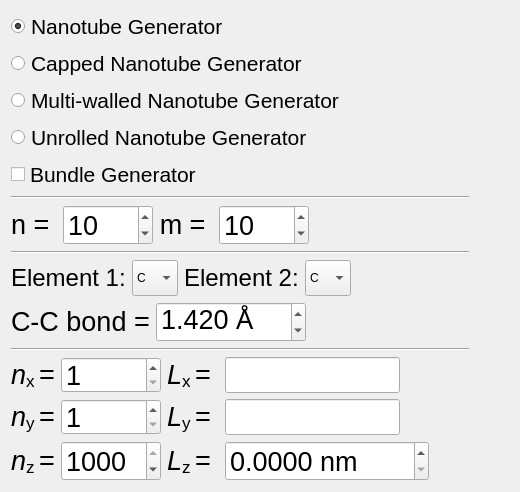
        <widget class="QWidget" name="nanotube_generator_tabWidget">
         <attribute name="title">
          <string>Nanotubes</string>
         </attribute>
         <layout class="QVBoxLayout" name="verticalLayout_6">
          <item>
           <layout class="QHBoxLayout" name="horizontalLayout_23">
            <item>
             <layout class="QVBoxLayout" name="verticalLayout">
              <item>
               <layout class="QVBoxLayout" name="verticalLayout_2">
                <item>
                 <widget class="QRadioButton" name="nanotube_generator_radioButton">
                  <property name="font">
                   <font>
                    <pointsize>16</pointsize>
                   </font>
                  </property>
                  <property name="text">
                   <string>Nanotube Generator</string>
                  </property>
                  <property name="checked">
                   <bool>true</bool>
                  </property>
                  <attribute name="buttonGroup">
                   <string notr="true">nanotube_generator_buttonGroup</string>
                  </attribute>
                 </widget>
                </item>
                <item>
                 <widget class="QRadioButton" name="capped_nanotube_generator_radioButton">
                  <property name="font">
                   <font>
                    <pointsize>16</pointsize>
                   </font>
                  </property>
                  <property name="text">
                   <string>Capped Nanotube Generator</string>
                  </property>
                  <property name="checkable">
                   <bool>false</bool>
                  </property>
                  <attribute name="buttonGroup">
                   <string notr="true">nanotube_generator_buttonGroup</string>
                  </attribute>
                 </widget>
                </item>
                <item>
                 <widget class="QRadioButton" name="mwnt_generator_radioButton">
                  <property name="font">
                   <font>
                    <pointsize>16</pointsize>
                   </font>
                  </property>
                  <property name="text">
                   <string>Multi-walled Nanotube Generator</string>
                  </property>
                  <attribute name="buttonGroup">
                   <string notr="true">nanotube_generator_buttonGroup</string>
                  </attribute>
                 </widget>
                </item>
                <item>
                 <widget class="QRadioButton" name="unrolled_nanotube_generator_radioButton">
                  <property name="font">
                   <font>
                    <pointsize>16</pointsize>
                   </font>
                  </property>
                  <property name="text">
                   <string>Unrolled Nanotube Generator</string>
                  </property>
                  <attribute name="buttonGroup">
                   <string notr="true">nanotube_generator_buttonGroup</string>
                  </attribute>
                 </widget>
                </item>
                <item>
                 <widget class="QCheckBox" name="bundle_generator_checkBox">
                  <property name="font">
                   <font>
                    <pointsize>16</pointsize>
                   </font>
                  </property>
                  <property name="text">
                   <string>Bundle Generator</string>
                  </property>
                  <property name="checkable">
                   <bool>true</bool>
                  </property>
                 </widget>
                </item>
               </layout>
              </item>
              <item>
               <widget class="Line" name="line">
                <property name="orientation">
                 <enum>Qt::Horizontal</enum>
                </property>
               </widget>
              </item>
              <item>
               <layout class="QHBoxLayout" name="horizontalLayout_13">
                <item>
                 <layout class="QHBoxLayout" name="horizontalLayout_3">
                  <item>
                   <layout class="QHBoxLayout" name="horizontalLayout_2">
                    <item>
                     <widget class="QLabel" name="label_7">
                      <property name="font">
                       <font>
                        <family>Arial</family>
                        <pointsize>20</pointsize>
                       </font>
                      </property>
                      <property name="text">
                       <string>&lt;html&gt;&lt;head/&gt;&lt;body&gt;&lt;p align=&quot;right&quot;&gt;n = &lt;/p&gt;&lt;/body&gt;&lt;/html&gt;</string>
                      </property>
                     </widget>
                    </item>
                    <item>
                     <widget class="QSpinBox" name="n_spinBox">
                      <property name="minimumSize">
                       <size>
                        <width>90</width>
                        <height>36</height>
                       </size>
                      </property>
                      <property name="font">
                       <font>
                        <family>Arial</family>
                        <pointsize>20</pointsize>
                       </font>
                      </property>
                      <property name="maximum">
                       <number>100</number>
                      </property>
                      <property name="value">
                       <number>10</number>
                      </property>
                     </widget>
                    </item>
                   </layout>
                  </item>
                  <item>
                   <layout class="QHBoxLayout" name="horizontalLayout">
                    <item>
                     <widget class="QLabel" name="label_14">
                      <property name="font">
                       <font>
                        <family>Arial</family>
                        <pointsize>20</pointsize>
                       </font>
                      </property>
                      <property name="text">
                       <string>&lt;html&gt;&lt;head/&gt;&lt;body&gt;&lt;p align=&quot;right&quot;&gt;m = &lt;/p&gt;&lt;/body&gt;&lt;/html&gt;</string>
                      </property>
                     </widget>
                    </item>
                    <item>
                     <widget class="QSpinBox" name="m_spinBox">
                      <property name="minimumSize">
                       <size>
                        <width>90</width>
                        <height>36</height>
                       </size>
                      </property>
                      <property name="font">
                       <font>
                        <family>Arial</family>
                        <pointsize>20</pointsize>
                       </font>
                      </property>
                      <property name="maximum">
                       <number>100</number>
                      </property>
                      <property name="value">
                       <number>10</number>
                      </property>
                     </widget>
                    </item>
                   </layout>
                  </item>
                 </layout>
                </item>
                <item>
                 <spacer name="horizontalSpacer">
                  <property name="orientation">
                   <enum>Qt::Horizontal</enum>
                  </property>
                  <property name="sizeHint" stdset="0">
                   <size>
                    <width>40</width>
                    <height>20</height>
                   </size>
                  </property>
                 </spacer>
                </item>
               </layout>
              </item>
              <item>
               <widget class="Line" name="line_2">
                <property name="orientation">
                 <enum>Qt::Horizontal</enum>
                </property>
               </widget>
              </item>
              <item>
               <layout class="QHBoxLayout" name="horizontalLayout_31">
                <item>
                 <layout class="QHBoxLayout" name="horizontalLayout_30">
                  <item>
                   <layout class="QHBoxLayout" name="horizontalLayout_29">
                    <item>
                     <widget class="QLabel" name="label_17">
                      <property name="font">
                       <font>
                        <pointsize>18</pointsize>
                       </font>
                      </property>
                      <property name="text">
                       <string>Element 1:</string>
                      </property>
                     </widget>
                    </item>
                    <item>
                     <widget class="QComboBox" name="nanotube_element1_comboBox">
                      <property name="minimumSize">
                       <size>
                        <width>0</width>
                        <height>36</height>
                       </size>
                      </property>
                      <property name="currentIndex">
                       <number>3</number>
                      </property>
                      <item>
                       <property name="text">
                        <string>H</string>
                       </property>
                      </item>
                      <item>
                       <property name="text">
                        <string>He</string>
                       </property>
                      </item>
                      <item>
                       <property name="text">
                        <string>B</string>
                       </property>
                      </item>
                      <item>
                       <property name="text">
                        <string>C</string>
                       </property>
                      </item>
                      <item>
                       <property name="text">
                        <string>N</string>
                       </property>
                      </item>
                     </widget>
                    </item>
                   </layout>
                  </item>
                  <item>
                   <layout class="QHBoxLayout" name="horizontalLayout_28">
                    <item>
                     <widget class="QLabel" name="label_18">
                      <property name="font">
                       <font>
                        <pointsize>18</pointsize>
                       </font>
                      </property>
                      <property name="text">
                       <string>Element 2:</string>
                      </property>
                     </widget>
                    </item>
                    <item>
                     <widget class="QComboBox" name="nanotube_element2_comboBox">
                      <property name="minimumSize">
                       <size>
                        <width>0</width>
                        <height>36</height>
                       </size>
                      </property>
                      <property name="currentIndex">
                       <number>3</number>
                      </property>
                      <item>
                       <property name="text">
                        <string>H</string>
                       </property>
                      </item>
                      <item>
                       <property name="text">
                        <string>He</string>
                       </property>
                      </item>
                      <item>
                       <property name="text">
                        <string>B</string>
                       </property>
                      </item>
                      <item>
                       <property name="text">
                        <string>C</string>
                       </property>
                      </item>
                      <item>
                       <property name="text">
                        <string>N</string>
                       </property>
                      </item>
                     </widget>
                    </item>
                   </layout>
                  </item>
                 </layout>
                </item>
                <item>
                 <spacer name="horizontalSpacer_8">
                  <property name="orientation">
                   <enum>Qt::Horizontal</enum>
                  </property>
                  <property name="sizeHint" stdset="0">
                   <size>
                    <width>40</width>
                    <height>20</height>
                   </size>
                  </property>
                 </spacer>
                </item>
               </layout>
              </item>
              <item>
               <layout class="QHBoxLayout" name="horizontalLayout_24">
                <item>
                 <layout class="QHBoxLayout" name="horizontalLayout_14">
                  <item>
                   <widget class="QLabel" name="nanotube_e1e2_bond_label">
                    <property name="font">
                     <font>
                      <pointsize>20</pointsize>
                     </font>
                    </property>
                    <property name="text">
                     <string>&lt;html&gt;&lt;head/&gt;&lt;body&gt;&lt;p&gt;C-C bond =&lt;/p&gt;&lt;/body&gt;&lt;/html&gt;</string>
                    </property>
                   </widget>
                  </item>
                  <item>
                   <widget class="QDoubleSpinBox" name="nanotube_bond_doubleSpinBox">
                    <property name="sizePolicy">
                     <sizepolicy hsizetype="Expanding" vsizetype="Fixed">
                      <horstretch>0</horstretch>
                      <verstretch>0</verstretch>
                     </sizepolicy>
                    </property>
                    <property name="minimumSize">
                     <size>
                      <width>150</width>
                      <height>36</height>
                     </size>
                    </property>
                    <property name="font">
                     <font>
                      <pointsize>20</pointsize>
                     </font>
                    </property>
                    <property name="inputMethodHints">
                     <set>Qt::ImhFormattedNumbersOnly</set>
                    </property>
                    <property name="readOnly">
                     <bool>false</bool>
                    </property>
                    <property name="suffix">
                     <string> Å</string>
                    </property>
                    <property name="decimals">
                     <number>3</number>
                    </property>
                    <property name="minimum">
                     <double>0.500000000000000</double>
                    </property>
                    <property name="maximum">
                     <double>10.000000000000000</double>
                    </property>
                    <property name="singleStep">
                     <double>0.010000000000000</double>
                    </property>
                    <property name="value">
                     <double>1.420000000000000</double>
                    </property>
                   </widget>
                  </item>
                 </layout>
                </item>
                <item>
                 <spacer name="horizontalSpacer_6">
                  <property name="orientation">
                   <enum>Qt::Horizontal</enum>
                  </property>
                  <property name="sizeHint" stdset="0">
                   <size>
                    <width>40</width>
                    <height>20</height>
                   </size>
                  </property>
                 </spacer>
                </item>
               </layout>
              </item>
              <item>
               <widget class="Line" name="line_8">
                <property name="orientation">
                 <enum>Qt::Horizontal</enum>
                </property>
               </widget>
              </item>
              <item>
               <layout class="QHBoxLayout" name="horizontalLayout_11">
                <item>
                 <layout class="QHBoxLayout" name="horizontalLayout_4">
                  <item>
                   <widget class="QLabel" name="label">
                    <property name="font">
                     <font>
                      <pointsize>20</pointsize>
                     </font>
                    </property>
                    <property name="text">
                     <string>&lt;html&gt;&lt;head/&gt;&lt;body&gt;&lt;p&gt;&lt;span style=&quot; font-style:italic;&quot;&gt;n&lt;/span&gt;&lt;span style=&quot; vertical-align:sub;&quot;&gt;x &lt;/span&gt;=&lt;/p&gt;&lt;/body&gt;&lt;/html&gt;</string>
                    </property>
                   </widget>
                  </item>
                  <item>
                   <widget class="QSpinBox" name="nx_spinBox">
                    <property name="sizePolicy">
                     <sizepolicy hsizetype="MinimumExpanding" vsizetype="Fixed">
                      <horstretch>0</horstretch>
                      <verstretch>0</verstretch>
                     </sizepolicy>
                    </property>
                    <property name="minimumSize">
                     <size>
                      <width>100</width>
                      <height>36</height>
                     </size>
                    </property>
                    <property name="font">
                     <font>
                      <pointsize>20</pointsize>
                     </font>
                    </property>
                    <property name="minimum">
                     <number>1</number>
                    </property>
                   </widget>
                  </item>
                 </layout>
                </item>
                <item>
                 <layout class="QHBoxLayout" name="horizontalLayout_7">
                  <item>
                   <widget class="QLabel" name="label_2">
                    <property name="font">
                     <font>
                      <pointsize>20</pointsize>
                     </font>
                    </property>
                    <property name="text">
                     <string>&lt;html&gt;&lt;head/&gt;&lt;body&gt;&lt;p&gt;&lt;span style=&quot; font-style:italic;&quot;&gt;L&lt;/span&gt;&lt;span style=&quot; vertical-align:sub;&quot;&gt;x &lt;/span&gt;= &lt;/p&gt;&lt;/body&gt;&lt;/html&gt;</string>
                    </property>
                   </widget>
                  </item>
                  <item>
                   <widget class="QLineEdit" name="Lx_lineEdit">
                    <property name="sizePolicy">
                     <sizepolicy hsizetype="Expanding" vsizetype="Fixed">
                      <horstretch>0</horstretch>
                      <verstretch>0</verstretch>
                     </sizepolicy>
                    </property>
                    <property name="minimumSize">
                     <size>
                      <width>175</width>
                      <height>36</height>
                     </size>
                    </property>
                    <property name="maximumSize">
                     <size>
                      <width>200</width>
                      <height>16777215</height>
                     </size>
                    </property>
                    <property name="readOnly">
                     <bool>true</bool>
                    </property>
                   </widget>
                  </item>
                 </layout>
                </item>
                <item>
                 <spacer name="horizontalSpacer_2">
                  <property name="orientation">
                   <enum>Qt::Horizontal</enum>
                  </property>
                  <property name="sizeHint" stdset="0">
                   <size>
                    <width>40</width>
                    <height>20</height>
                   </size>
                  </property>
                 </spacer>
                </item>
               </layout>
              </item>
              <item>
               <layout class="QHBoxLayout" name="horizontalLayout_10">
                <item>
                 <layout class="QHBoxLayout" name="horizontalLayout_5">
                  <item>
                   <widget class="QLabel" name="label_3">
                    <property name="font">
                     <font>
                      <pointsize>20</pointsize>
                     </font>
                    </property>
                    <property name="text">
                     <string>&lt;html&gt;&lt;head/&gt;&lt;body&gt;&lt;p&gt;&lt;span style=&quot; font-style:italic;&quot;&gt;n&lt;/span&gt;&lt;span style=&quot; vertical-align:sub;&quot;&gt;y &lt;/span&gt;=&lt;/p&gt;&lt;/body&gt;&lt;/html&gt;</string>
                    </property>
                   </widget>
                  </item>
                  <item>
                   <widget class="QSpinBox" name="ny_spinBox">
                    <property name="sizePolicy">
                     <sizepolicy hsizetype="MinimumExpanding" vsizetype="Fixed">
                      <horstretch>0</horstretch>
                      <verstretch>0</verstretch>
                     </sizepolicy>
                    </property>
                    <property name="minimumSize">
                     <size>
                      <width>100</width>
                      <height>36</height>
                     </size>
                    </property>
                    <property name="font">
                     <font>
                      <pointsize>20</pointsize>
                     </font>
                    </property>
                    <property name="minimum">
                     <number>1</number>
                    </property>
                   </widget>
                  </item>
                 </layout>
                </item>
                <item>
                 <layout class="QHBoxLayout" name="horizontalLayout_8">
                  <item>
                   <widget class="QLabel" name="label_12">
                    <property name="font">
                     <font>
                      <pointsize>20</pointsize>
                     </font>
                    </property>
                    <property name="text">
                     <string>&lt;html&gt;&lt;head/&gt;&lt;body&gt;&lt;p&gt;&lt;span style=&quot; font-style:italic;&quot;&gt;L&lt;/span&gt;&lt;span style=&quot; vertical-align:sub;&quot;&gt;y &lt;/span&gt;= &lt;/p&gt;&lt;/body&gt;&lt;/html&gt;</string>
                    </property>
                   </widget>
                  </item>
                  <item>
                   <widget class="QLineEdit" name="Ly_lineEdit">
                    <property name="sizePolicy">
                     <sizepolicy hsizetype="Expanding" vsizetype="Fixed">
                      <horstretch>0</horstretch>
                      <verstretch>0</verstretch>
                     </sizepolicy>
                    </property>
                    <property name="minimumSize">
                     <size>
                      <width>175</width>
                      <height>36</height>
                     </size>
                    </property>
                    <property name="maximumSize">
                     <size>
                      <width>200</width>
                      <height>16777215</height>
                     </size>
                    </property>
                    <property name="readOnly">
                     <bool>true</bool>
                    </property>
                   </widget>
                  </item>
                 </layout>
                </item>
                <item>
                 <spacer name="horizontalSpacer_3">
                  <property name="orientation">
                   <enum>Qt::Horizontal</enum>
                  </property>
                  <property name="sizeHint" stdset="0">
                   <size>
                    <width>40</width>
                    <height>20</height>
                   </size>
                  </property>
                 </spacer>
                </item>
               </layout>
              </item>
              <item>
               <layout class="QHBoxLayout" name="horizontalLayout_12">
                <item>
                 <layout class="QHBoxLayout" name="horizontalLayout_6">
                  <item>
                   <widget class="QLabel" name="label_4">
                    <property name="font">
                     <font>
                      <pointsize>20</pointsize>
                     </font>
                    </property>
                    <property name="text">
                     <string>&lt;html&gt;&lt;head/&gt;&lt;body&gt;&lt;p&gt;&lt;span style=&quot; font-style:italic;&quot;&gt;n&lt;/span&gt;&lt;span style=&quot; vertical-align:sub;&quot;&gt;z &lt;/span&gt;=&lt;/p&gt;&lt;/body&gt;&lt;/html&gt;</string>
                    </property>
                   </widget>
                  </item>
                  <item>
                   <widget class="QSpinBox" name="nz_spinBox">
                    <property name="sizePolicy">
                     <sizepolicy hsizetype="MinimumExpanding" vsizetype="Fixed">
                      <horstretch>0</horstretch>
                      <verstretch>0</verstretch>
                     </sizepolicy>
                    </property>
                    <property name="minimumSize">
                     <size>
                      <width>100</width>
                      <height>36</height>
                     </size>
                    </property>
                    <property name="font">
                     <font>
                      <pointsize>20</pointsize>
                     </font>
                    </property>
                    <property name="minimum">
                     <number>1</number>
                    </property>
                    <property name="maximum">
                     <number>1000</number>
                    </property>
                    <property name="value">
                     <number>1000</number>
                    </property>
                   </widget>
                  </item>
                 </layout>
                </item>
                <item>
                 <layout class="QHBoxLayout" name="horizontalLayout_9">
                  <item>
                   <widget class="QLabel" name="label_13">
                    <property name="font">
                     <font>
                      <pointsize>20</pointsize>
                     </font>
                    </property>
                    <property name="text">
                     <string>&lt;html&gt;&lt;head/&gt;&lt;body&gt;&lt;p&gt;&lt;span style=&quot; font-style:italic;&quot;&gt;L&lt;/span&gt;&lt;span style=&quot; vertical-align:sub;&quot;&gt;z &lt;/span&gt;= &lt;/p&gt;&lt;/body&gt;&lt;/html&gt;</string>
                    </property>
                   </widget>
                  </item>
                  <item>
                   <widget class="QDoubleSpinBox" name="Lz_doubleSpinBox">
                    <property name="sizePolicy">
                     <sizepolicy hsizetype="Expanding" vsizetype="Fixed">
                      <horstretch>0</horstretch>
                      <verstretch>0</verstretch>
                     </sizepolicy>
                    </property>
                    <property name="minimumSize">
                     <size>
                      <width>200</width>
                      <height>36</height>
                     </size>
                    </property>
                    <property name="font">
                     <font>
                      <pointsize>20</pointsize>
                     </font>
                    </property>
                    <property name="suffix">
                     <string> nm</string>
                    </property>
                    <property name="decimals">
                     <number>4</number>
                    </property>
                    <property name="maximum">
                     <double>1000.000000000000000</double>
                    </property>
                   </widget>
                  </item>
                 </layout>
                </item>
                <item>
                 <spacer name="horizontalSpacer_4">
                  <property name="orientation">
                   <enum>Qt::Horizontal</enum>
                  </property>
                  <property name="sizeHint" stdset="0">
                   <size>
                    <width>40</width>
                    <height>20</height>
                   </size>
                  </property>
                 </spacer>
                </item>
               </layout>
              </item>
             </layout>
            </item>
            <item>
             <spacer name="horizontalSpacer_13">
              <property name="orientation">
               <enum>Qt::Horizontal</enum>
              </property>
              <property name="sizeHint" stdset="0">
               <size>
                <width>40</width>
                <height>20</height>
               </size>
              </property>
             </spacer>
            </item>
           </layout>
          </item>
         </layout>
        </widget>
